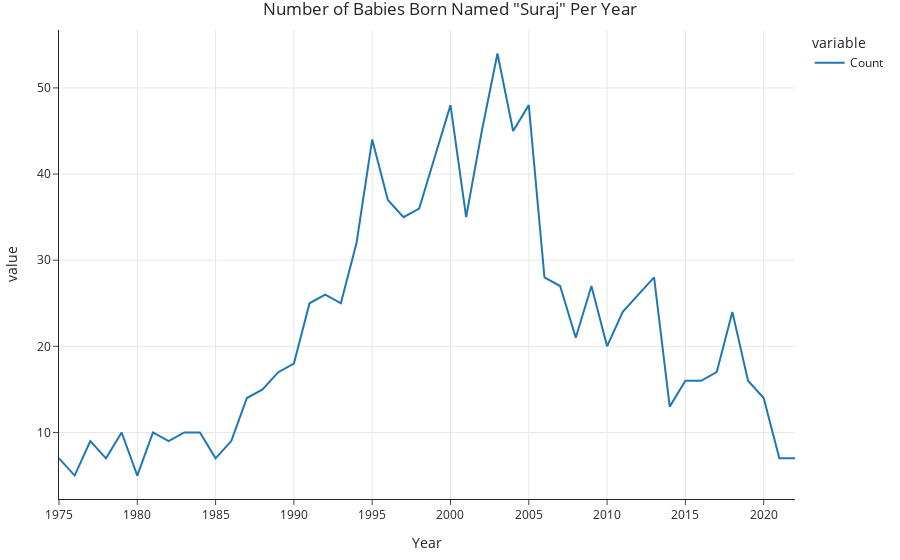

Notebook source saved alongside this figure:
### Code cell
name_graph('Suraj')

### Figure 1 — Plotly figure (JSON) as saved in the notebook; plotly's stock layout.template omitted (floating-point values rounded to 4 significant figures)
{"data": [{"hovertemplate": "variable=Count<br>Year=%{x}<br>value=%{y}<extra></extra>", "legendgroup": "Count", "line": {"color": "#1F77B4", "dash": "solid"}, "marker": {"symbol": "circle"}, "mode": "lines", "name": "Count", "orientation": "v", "showlegend": true, "type": "scatter", "x": [1975, 1976, 1977, 1978, 1979, 1980, 1981, 1982, 1983, 1984, 1985, 1986, 1987, 1988, 1989, 1990, 1991, 1992, 1993, 1994, 1995, 1996, 1997, 1998, 1999, 2000, 2001, 2002, 2003, 2004, 2005, 2006, 2007, 2008, 2009, 2010, 2011, 2012, 2013, 2014, 2015, 2016, 2017, 2018, 2019, 2020, 2021, 2022], "xaxis": "x", "y": [7, 5, 9, 7, 10, 5, 10, 9, 10, 10, 7, 9, 14, 15, 17, 18, 25, 26, 25, 32, 44, 37, 35, 36, 42, 48, 35, 45, 54, 45, 48, 28, 27, 21, 27, 20, 24, 26, 28, 13, 16, 16, 17, 24, 16, 14, 7, 7], "yaxis": "y"}], "layout": {"legend": {"title": {"text": "variable"}, "tracegroupgap": 0}, "title": {"text": "Number of Babies Born Named \"Suraj\" Per Year"}, "xaxis": {"anchor": "y", "domain": [0, 1], "title": {"text": "Year"}}, "yaxis": {"anchor": "x", "domain": [0, 1], "title": {"text": "value"}}}}
